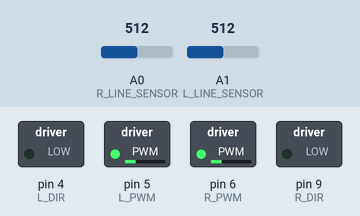
Simulated run of this sketch. Board: Arduino Uno, built with avr-gcc and run on an emulated ATmega328P. Parts: switched loads named in the sketch (green lamp = pin HIGH). The inputs (shaded band) are chosen by the test bench; at power-on: A0 (R_LINE_SENSOR) = 512, A1 (L_LINE_SENSOR) = 512.

Above: at 1.2 s.
1.3 s: A0 (R_LINE_SENSOR) set to 888
2.8 s: A0 (R_LINE_SENSOR) set to 918
At 3.9 s:
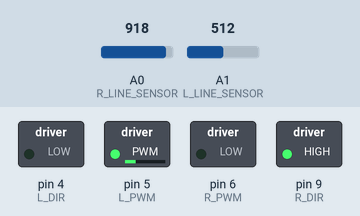
4.3 s: A1 (L_LINE_SENSOR) set to 889
5.8 s: A1 (L_LINE_SENSOR) set to 914
At 6.1 s:
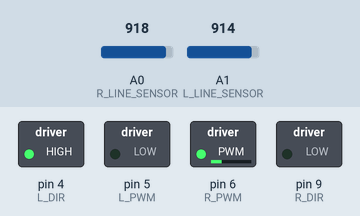
7.3 s: A1 (L_LINE_SENSOR) set to 900
At 8.5 s:
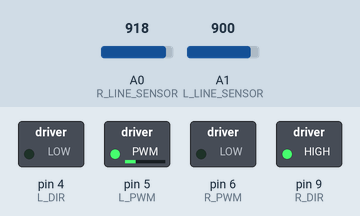
8.8 s: A1 (L_LINE_SENSOR) set to 1023
At 9.6 s:
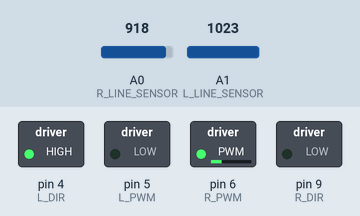
Timing chart, 0 to 11.3 s (numbered marks = the images above; inputs shaded):
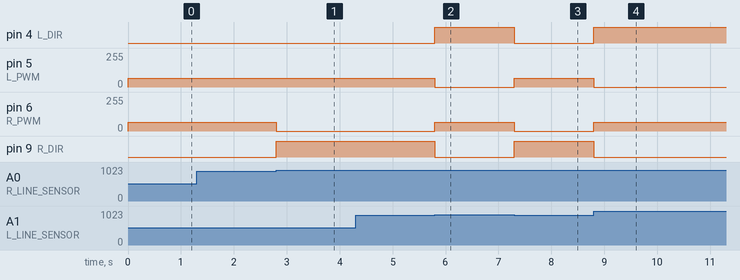

The sketch:

line_follower.ino
```cpp
// Motor driver pins
#define L_PWM 5
#define L_DIR 4
#define R_PWM 6
#define R_DIR 9
#define PWM_MAX 165

// Line sensors
#define R_LINE_SENSOR A0
#define L_LINE_SENSOR A1
#define BORDERLINE 900


void setup() {
  // Configure motor driver pins
  pinMode(L_DIR, OUTPUT);
  pinMode(R_DIR, OUTPUT);
  pinMode(L_PWM, OUTPUT);
  pinMode(R_PWM, OUTPUT);

  // Initialize serial monitor
  Serial.begin(9600);
}

void loop() {
  if (!leftSensorDetectsLine() && !rightSensorDetectsLine()) {
    moveForward(40);
  }
  else if (leftSensorDetectsLine()) {
    curveLeft(40);
  }
  else if (rightSensorDetectsLine()) {
    curveRight(40);
  }
}


// Check if left sensor detects the line
bool leftSensorDetectsLine() {
  return analogRead(L_LINE_SENSOR) > BORDERLINE;
}

// Check if right sensor detects the line
bool rightSensorDetectsLine() {
  return analogRead(R_LINE_SENSOR) > BORDERLINE;
}

// Curve movements
void curveRight(int speed) {
  moveLeftMotor(speed);
  moveRightMotor(0);
}

void curveLeft(int speed) {
  moveLeftMotor(0);
  moveRightMotor(speed);
}

// Move forward
void moveForward(int speed) {
  moveLeftMotor(speed);
  moveRightMotor(speed);
}


// Control the left motor
void moveLeftMotor(int speed) {
  if (speed > 0) { // Move forward
    speed = map(speed, 0, 100, 0, PWM_MAX);
    digitalWrite(L_DIR, LOW);
    analogWrite(L_PWM, speed);
  } else { // Move backward
    speed = abs(speed);
    speed = map(speed, 0, 100, 0, PWM_MAX);
    digitalWrite(L_DIR, HIGH);
    analogWrite(L_PWM, speed);
  }
}

// Control the right motor
void moveRightMotor(int speed) {
  if (speed > 0) { // Move forward
    speed = map(speed, 0, 100, 0, PWM_MAX);
    digitalWrite(R_DIR, LOW);
    analogWrite(R_PWM, speed);
  } else { // Move backward
    speed = abs(speed);
    speed = map(speed, 0, 100, 0, PWM_MAX);
    digitalWrite(R_DIR, HIGH);
    analogWrite(R_PWM, speed);
  }
}
```

Measured:
- the behaviour switches between 900 and 901 on A0 (R_LINE_SENSOR) (found by bisection; images 0 and 1)
- the behaviour switches between 900 and 901 on A1 (L_LINE_SENSOR) (found by bisection; images 1 and 2)
- after the input at 1.3 s, every drawn part: stays the same
- after the input at 2.8 s, pin 6 (R_PWM): 66/255 → 0/255 at once; pin 9 (R_DIR): LOW → HIGH at once
- after the input at 4.3 s, every drawn part: stays the same
- after the input at 5.8 s, pin 4 (L_DIR): LOW → HIGH at once; pin 5 (L_PWM): 66/255 → 0/255 at once; pin 6 (R_PWM): 0/255 → 66/255 at once; pin 9 (R_DIR): HIGH → LOW at once
- after the input at 7.3 s, pin 4 (L_DIR): HIGH → LOW at once; pin 5 (L_PWM): 0/255 → 66/255 at once; pin 6 (R_PWM): 66/255 → 0/255 at once; pin 9 (R_DIR): LOW → HIGH at once
- after the input at 8.8 s, pin 4 (L_DIR): LOW → HIGH at once; pin 5 (L_PWM): 66/255 → 0/255 at once; pin 6 (R_PWM): 0/255 → 66/255 at once; pin 9 (R_DIR): HIGH → LOW at once
